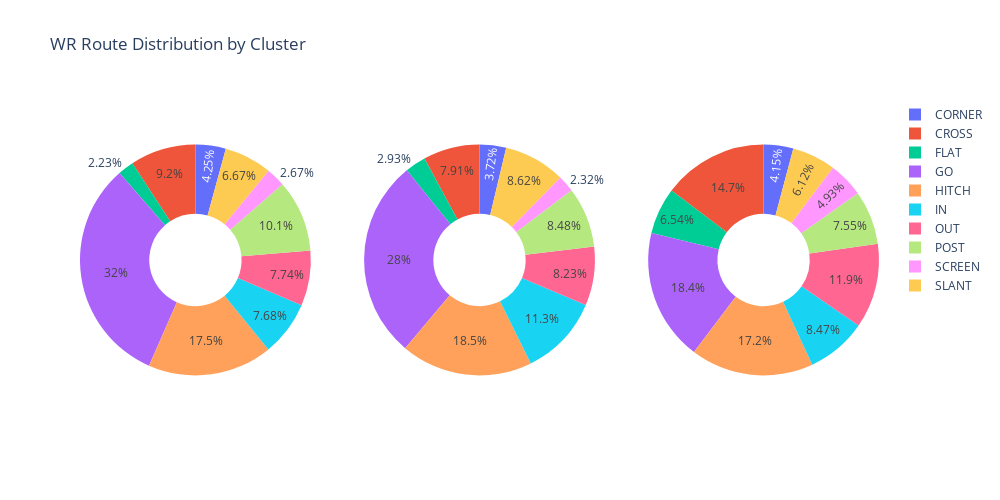

Notebook cell for this chart:
### Code cell
# Create subplots: use 'domain' type for Pie subplot
fig = make_subplots(rows=1, cols=3, specs=[[{'type':'domain'},{'type':'domain'}, {'type':'domain'}]])

for i in range(0,clusterSummary.iloc[:,:-3].shape[0]):
    dfTemp = clusterSummary.iloc[:,:-3][i:i+1].stack().reset_index().rename({'level_1':'Route',0:'Percent'}, axis=1)
    fig.add_trace(go.Pie(labels=dfTemp['Route'], values=dfTemp['Percent'], name="Cluster ".format(i), sort=False), 1, i+1)

# Use `hole` to create a donut-like pie chart
fig.update_traces(hole=.4, hoverinfo="label+percent+name")

fig.update_layout( title_text="WR Route Distribution by Cluster")

fig.update_layout(
    width=1000,
    height=500)

fig.show()

### Figure 1 — Plotly figure (JSON) as saved in the notebook; plotly's stock layout.template omitted (floating-point values rounded to 4 significant figures)
{"data": [{"domain": {"x": [0, 0.2889], "y": [0, 1]}, "hole": 0.4, "hoverinfo": "label+percent+name", "labels": ["CORNER", "CROSS", "FLAT", "GO", "HITCH", "IN", "OUT", "POST", "SCREEN", "SLANT"], "name": "Cluster ", "sort": false, "type": "pie", "values": [0.04245, 0.09196, 0.02229, 0.3199, 0.1748, 0.07685, 0.07743, 0.1008, 0.02674, 0.06673]}, {"domain": {"x": [0.3556, 0.6444], "y": [0, 1]}, "hole": 0.4, "hoverinfo": "label+percent+name", "labels": ["CORNER", "CROSS", "FLAT", "GO", "HITCH", "IN", "OUT", "POST", "SCREEN", "SLANT"], "name": "Cluster ", "sort": false, "type": "pie", "values": [0.03719, 0.07915, 0.02931, 0.28, 0.1848, 0.1129, 0.08228, 0.08484, 0.02325, 0.08619]}, {"domain": {"x": [0.7111, 1], "y": [0, 1]}, "hole": 0.4, "hoverinfo": "label+percent+name", "labels": ["CORNER", "CROSS", "FLAT", "GO", "HITCH", "IN", "OUT", "POST", "SCREEN", "SLANT"], "name": "Cluster ", "sort": false, "type": "pie", "values": [0.0415, 0.147, 0.06545, 0.1845, 0.1723, 0.08465, 0.1186, 0.07549, 0.04929, 0.06118]}], "layout": {"height": 500, "title": {"text": "WR Route Distribution by Cluster"}, "width": 1000}}
